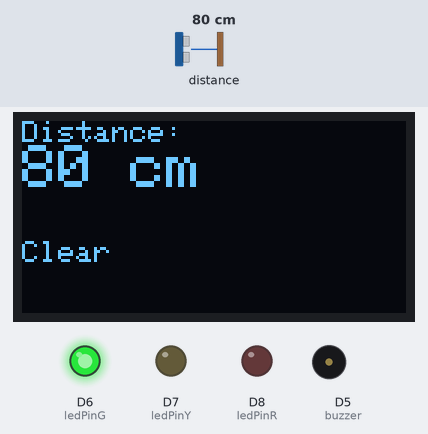
This sketch was run on a simulated ESP8266 (NodeMCU). Parts: 128×64 one-colour display, output pins drawn as LEDs (lit = HIGH), buzzer (waves = sounding, pin HIGH). Wiring (inferred from the names in the program): ultrasonic range finder: trigger D4; echo D3. Inputs (shaded band) come from the test bench; at power-on: distance to the obstacle 80 cm. The echo pulse lasts 58.3 µs per cm; pins used as bus, display or sensor lines are not drawn.

Above: at 1.8 s.
1.9 s: distance to the obstacle set to 23 cm
At 2.7 s:
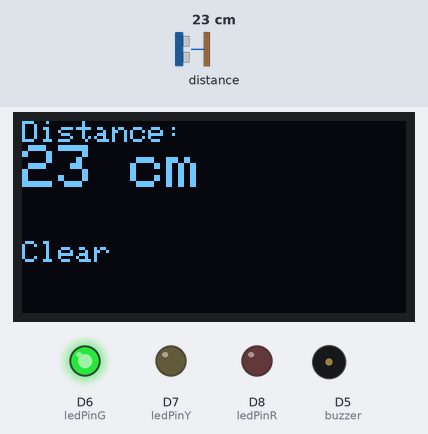
3.6 s: distance to the obstacle set to 19 cm
At 5.0 s:
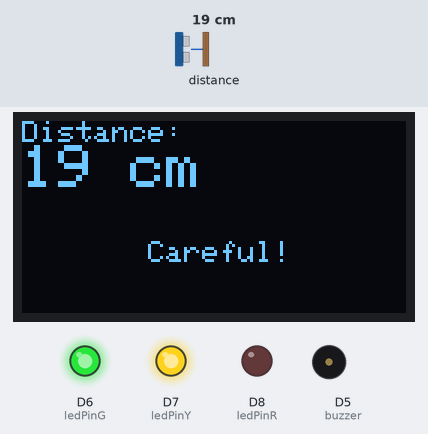
5.6 s: distance to the obstacle set to 12 cm
At 7.3 s:
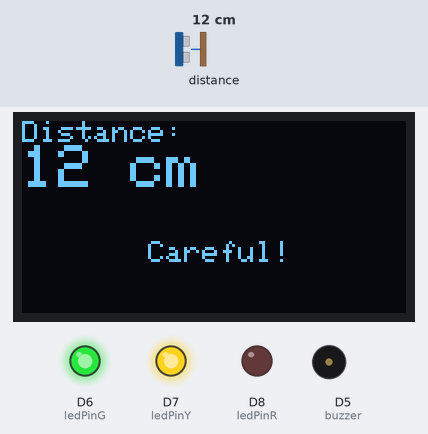
7.7 s: distance to the obstacle set to 9 cm
At 9.4 s:
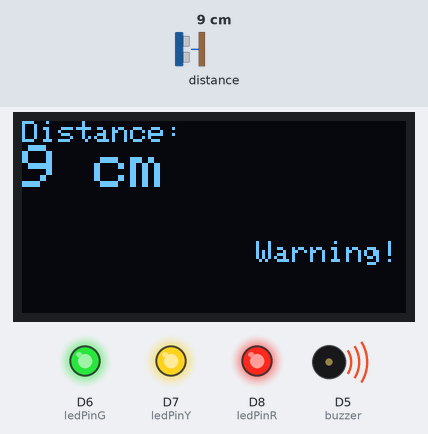
9.7 s: distance to the obstacle set to 35 cm
At 10.7 s:
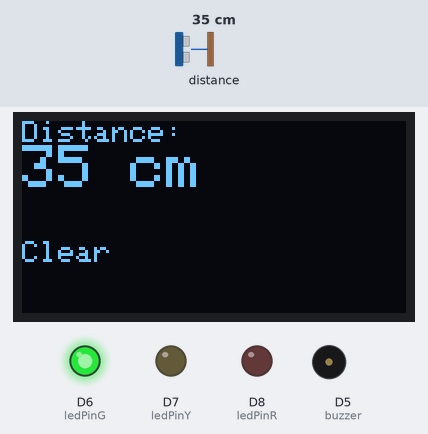
11.8 s: distance to the obstacle set to 2 cm
At 13.1 s:
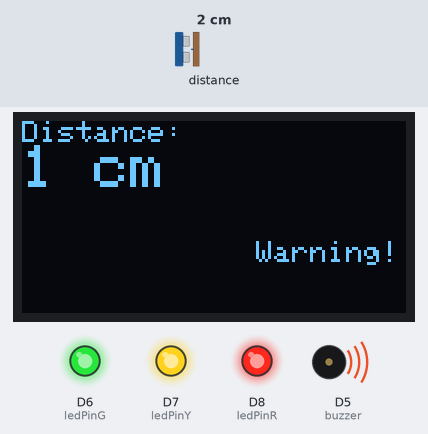
Timing chart, 0 to 14.8 s (numbered marks = the images above; inputs shaded):
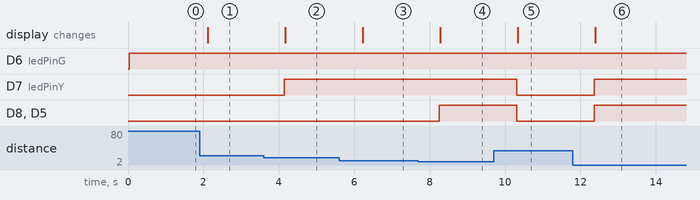

The sketch:

ultrasonic_led_buzzer_OLED.ino
```cpp
/*---------------------KRENOVATOR---------------------
  SMART DISTANCE & ALERT

  Demonstrates to aware of the distance using the
  ultrasonic sensor which can measure a distance
  in centimeter where the LED is responded when
  the threshold is reached with the display from
  OLED.

  Get the code at github:
  https://github.com/MZulsyahmi/smart-distance-and-alert-using-mqtt.git

  by M.Zulsyahmi @krenovator
  September 2018
 */

/*the library that needed to be included in the codes*/
#include <SPI.h>
#include <Wire.h>
#include <Adafruit_GFX.h>
#include <Adafruit_SSD1306.h>

#define OLED_RESET LED_BUILTIN
Adafruit_SSD1306 display(OLED_RESET);

#if (SSD1306_LCDHEIGHT != 64)
#error("Height incorrect, please fix Adafruit_SSD1306.h!");
#endif

//to initialize the pin used
int trigPin = D4;
int echoPin = D3;

int ledPinR = D8;     // LED red
int ledPinY = D7;     // LED yellow
int ledPinG = D6;     // LED green

int buzzer = D5;      // buzzer

long duration;
long distance;

void setup() {
  //declaration of each pin
  pinMode(trigPin, OUTPUT);   //trigger pin as a receiver
  pinMode(echoPin, INPUT);    //echo pin as a transmitter

  pinMode(ledPinR, OUTPUT);
  pinMode(ledPinY, OUTPUT);
  pinMode(ledPinG, OUTPUT);

  pinMode(buzzer, OUTPUT);    //buzzer

  display.clearDisplay();

  Serial.begin(115200);

  display.begin(SSD1306_SWITCHCAPVCC, 0x3C);  // initialize with the I2C addr 0x3D (for the 128x64)
}

void loop() {
  display.clearDisplay();
  digitalWrite(trigPin, LOW);   //to set the trigger as off
  delayMicroseconds(5);

  digitalWrite(trigPin, HIGH);  //triggers on
  delayMicroseconds(10);

  digitalWrite(trigPin, LOW);   //set back to off

  duration = pulseIn(echoPin, HIGH);  //emits the ultrasonic
  distance = (duration/2)/29.1;       //formula for the distance in ultrasonic in cm

  //codes for display in OLED
  display.setTextColor(WHITE);        //set the color of the text
  display.setCursor(0,0);             //place the text (column,row)
  display.setTextSize(1);             //text size
  display.print("Distance:\n");
  display.setTextSize(2);
  display.print(distance);
  display.print(" cm\n\n");

  /*condition...if else command*/
  if(distance <= 10){ //less than 10cm to give a warning
    display.setTextColor(WHITE);
    display.setTextSize(1);
    display.print("             Warning!");   //warning will pop up
    digitalWrite(ledPinR, HIGH);              //led will lights up
    digitalWrite(ledPinY, HIGH);              //led will lights up
    digitalWrite(buzzer,HIGH);                // buzzer will turn ON
  }

  else if (distance > 10 && distance <=20){ //between 10cm and 20cm to give a clear sign
    display.setTextColor(WHITE);
    display.setTextSize(1);
    display.print("       Careful!");   //careful sign pop up
    digitalWrite(ledPinR, LOW);         //led red turns off
    digitalWrite(ledPinY, HIGH);        //led yellow turns ON
    digitalWrite(buzzer,LOW);           // buzzer will turn OFF
  }

  else if (distance > 20){ //greater than 20cm to give a clear sign
    display.setTextColor(WHITE);
    display.setTextSize(1);
    display.print("Clear");         //clear sign pop up
    digitalWrite(ledPinR, LOW);     //led red turns off
    digitalWrite(ledPinY, LOW);     //led yellow turns off
    digitalWrite(ledPinG, HIGH);    //led green turns ON
    digitalWrite(buzzer,LOW);       // buzzer will turn OFF
  }

  display.display();
  delay(1000);
}
```

Measured:
- the behaviour switches between 21 and 20 cm on distance to the obstacle (found by bisection; images 1 and 2)
- the behaviour switches between 11 and 10 cm on distance to the obstacle (found by bisection; images 3 and 4)
- after the input at 1.9 s, the display: changes after 0.22 s (image 1)
- after the input at 3.6 s, D7 (ledPinY): LOW → HIGH after 0.55 s; the display: changes after 0.57 s (image 2)
- after the input at 5.6 s, the display: changes after 0.63 s (image 3)
- after the input at 7.7 s, D8 (ledPinR), D5 (buzzer): LOW → HIGH after 0.56 s; the display: changes after 0.58 s (image 4)
- after the input at 9.7 s, D7 (ledPinY), D8 (ledPinR), D5 (buzzer): HIGH → LOW after 0.61 s; the display: changes after 0.64 s (image 5)
- after the input at 11.8 s, D7 (ledPinY), D8 (ledPinR), D5 (buzzer): LOW → HIGH after 0.56 s; the display: changes after 0.59 s (image 6)
